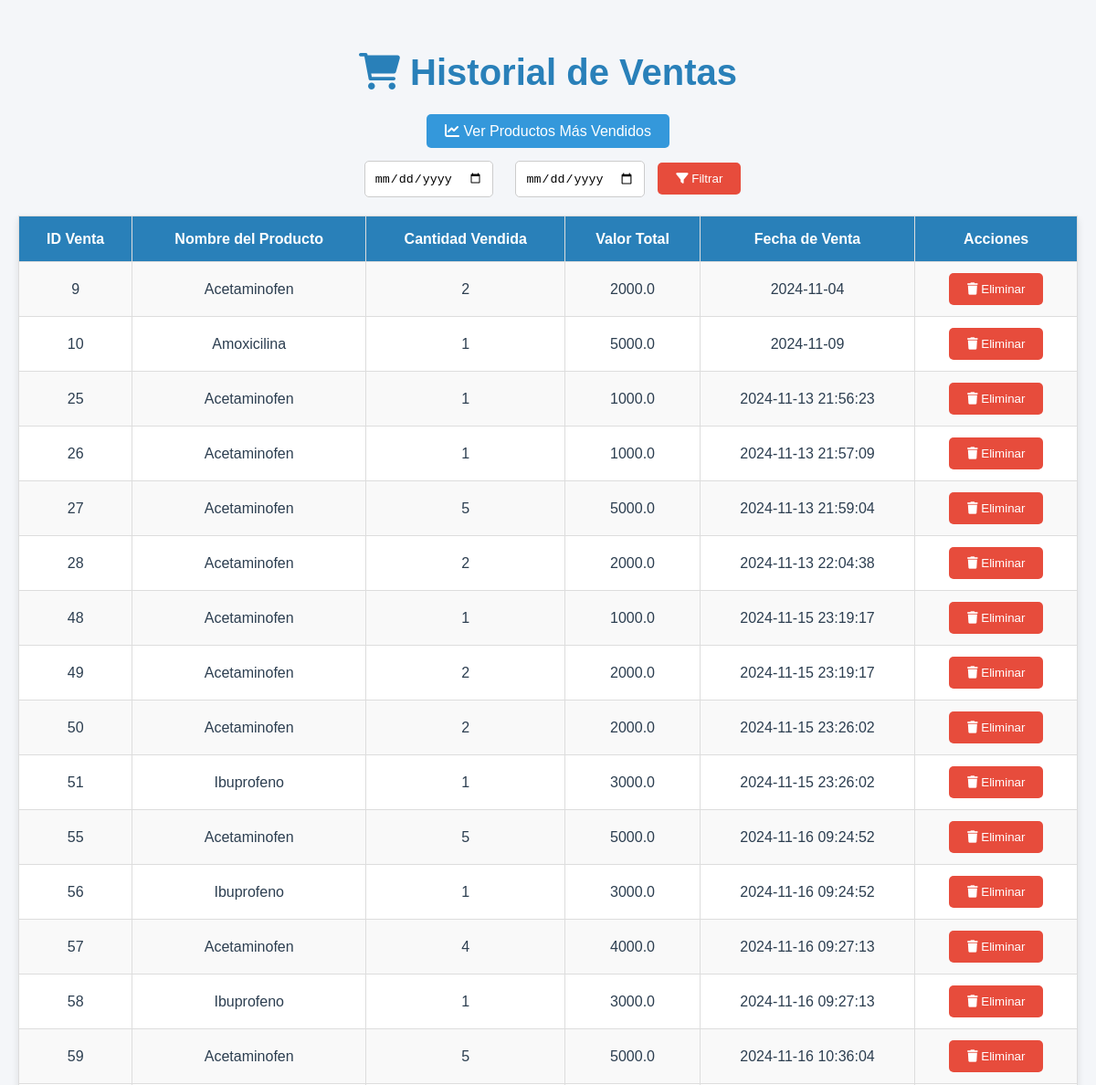
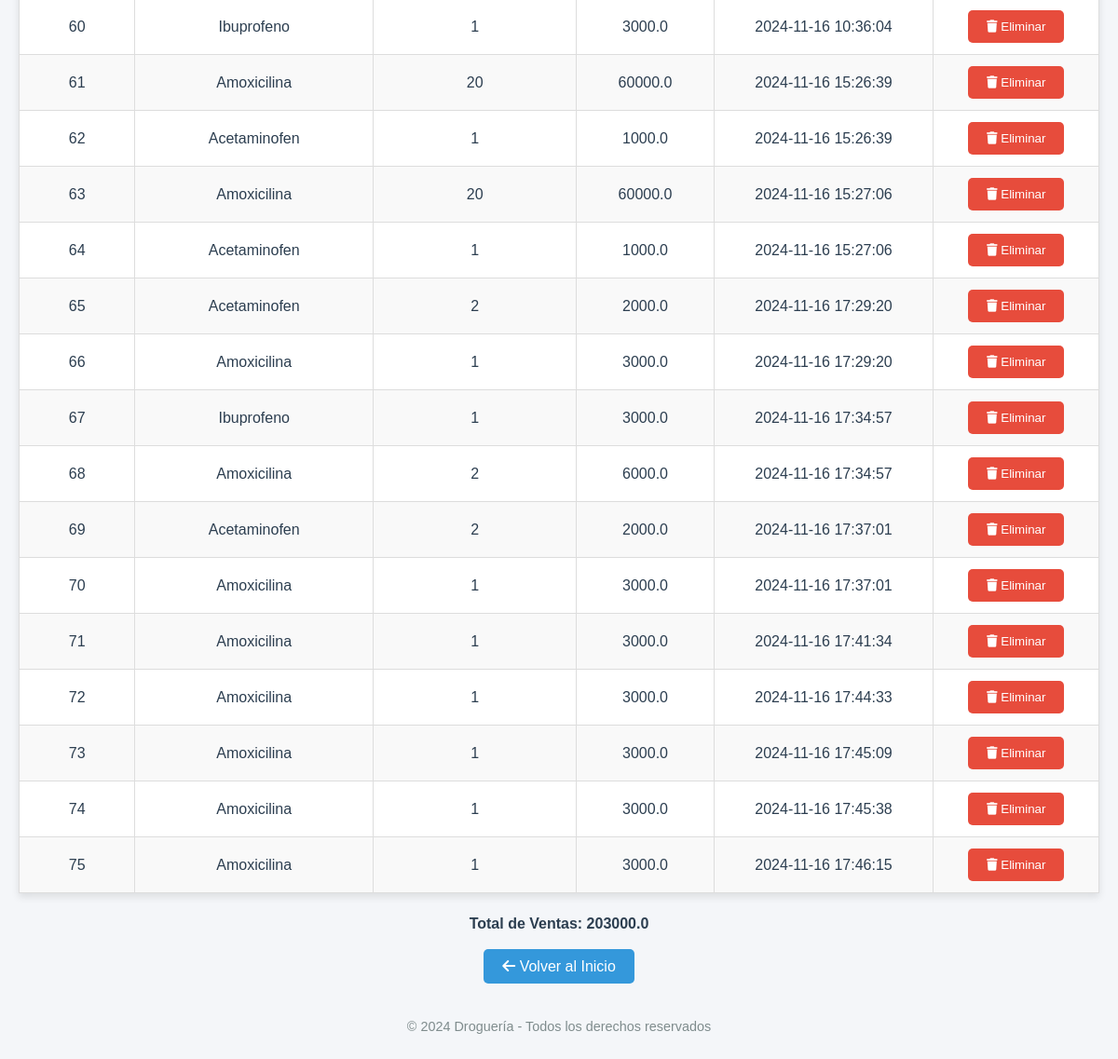
The app's page /historial_ventas with its own data (2 pictures, top to bottom).
### tables this page shows
CREATE TABLE ventas (
    id_venta INTEGER PRIMARY KEY AUTOINCREMENT,
    id_producto INTEGER,
    nombre_producto TEXT,
    cantidad_vendida INTEGER,
    valor_total REAL,
    fecha_venta TIMESTAMP DEFAULT CURRENT_TIMESTAMP,
    FOREIGN KEY (id_producto) REFERENCES inventario (id_producto)
);

### app.py (the view)
@app.route('/historial_ventas', methods=['GET'])
def historial_ventas():
    fecha_inicio = request.args.get('fecha_inicio')
    fecha_fin = request.args.get('fecha_fin')
    with sqlite3.connect('cadena_suministro.db') as conn:
        cursor = conn.cursor()
        if fecha_inicio and fecha_fin:
            cursor.execute('''
                SELECT id_venta, nombre_producto, cantidad_vendida, valor_total, fecha_venta
                FROM ventas
                WHERE fecha_venta BETWEEN ? AND ?
            ''', (fecha_inicio, fecha_fin))
        else:
            cursor.execute('''
                SELECT id_venta, nombre_producto, cantidad_vendida, valor_total, fecha_venta
                FROM ventas
            ''')
        ventas = cursor.fetchall()
        total_ventas = sum(venta[3] for venta in ventas)
    return render_template('historial_ventas.html', ventas=ventas, total_ventas=total_ventas)

### Templates/historial_ventas.html (shortened to what this page needs)
<!DOCTYPE html>
<html lang="es">
<head>
    <link rel="stylesheet" href="https://cdnjs.cloudflare.com/ajax/libs/font-awesome/6.0.0-beta3/css/all.min.css">
</head>
<body>
    <div class="container">
        <h1><i class="fas fa-shopping-cart"></i> Historial de Ventas</h1>
        <div class="ventas-boton">
            <a href="{{ url_for('productos_mas_vendidos') }}"><i class="fas fa-chart-line"></i> Ver Productos Más Vendidos</a>
        </div>
        <div class="filter-form">
            <form method="GET" action="{{ url_for('historial_ventas') }}">
                <input type="date" name="fecha_inicio" placeholder="Fecha Inicio" required>
                <input type="date" name="fecha_fin" placeholder="Fecha Fin" required>
                <button type="submit"><i class="fas fa-filter"></i> Filtrar</button>
            </form>
        </div>
        <table>
            <tr>
                <th>ID Venta</th>
                <th>Nombre del Producto</th>
                <th>Cantidad Vendida</th>
                <th>Valor Total</th>
                <th>Fecha de Venta</th>
                <th>Acciones</th>
            </tr>
            {% for venta in ventas %}
            <tr>
                <td>{{ venta[0] }}</td>
                <td>{{ venta[1] }}</td>
                <td>{{ venta[2] }}</td>
                <td>{{ venta[3] | round(2) }}</td>
                <td>{{ venta[4] }}</td>
                <td>
                    <form action="{{ url_for('eliminar_venta') }}" method="POST" style="display:inline;">
                        <button type="submit" class="delete-button"><i class="fas fa-trash"></i> Eliminar</button>
                    </form>
                </td>
            </tr>
            {% endfor %}
        </table>
        <div class="total-ventas">
            <strong>Total de Ventas: {{ total_ventas | round(2) }}</strong>
        </div>
        <div class="back-button">
            <a href="/"><i class="fas fa-arrow-left"></i> Volver al Inicio</a>
        </div>
    </div>
    <footer>
        <p>&copy; 2024 Droguería - Todos los derechos reservados</p>
    </footer>
</body>
</html>

### Templates/historial_ventas.html (style rules this page uses)
body { background-color: #f4f6f9; color: #2c3e50; font-family: 'Arial', sans-serif; margin: 0; padding: 20px; line-height: 1.6; }
h1 { text-align: center; font-size: 2.5em; color: #2980b9; margin-bottom: 20px; }
table { width: 100%; max-width: 1200px; margin: 20px auto; border-collapse: collapse; background-color: #ffffff; box-shadow: 0 4px 8px rgba(0, 0, 0, 0.1); }
th, td { padding: 12px 15px; text-align: center; border: 1px solid #dddddd; }
th { background-color: #2980b9; color: #ffffff; font-weight: bold; }
tr:nth-child(even) { background-color: #f9f9f9; }
.ventas-boton, .filter-form, .total-ventas, .back-button { text-align: center; margin: 20px 0; }
.ventas-boton a, .back-button a { padding: 10px 20px; background-color: #3498db; color: white; border-radius: 5px; text-decoration: none; font-size: 1em; transition: background-color 0.3s, transform 0.3s; }
input[type="date"], input[type="hidden"] { padding: 10px; border: 1px solid #ccc; border-radius: 5px; margin: 0 10px; }
button[type="submit"] { padding: 10px 20px; background-color: #e74c3c; color: white; border: none; border-radius: 5px; cursor: pointer; transition: background-color 0.3s; }
footer { text-align: center; margin-top: 40px; font-size: 0.9em; color: #7f8c8d; }

### records on screen
ventas: id_venta "9", nombre_producto "Acetaminofen", cantidad_vendida "2", valor_total "2000.0", fecha_venta "2024-11-04"
ventas: id_venta "10", nombre_producto "Amoxicilina", cantidad_vendida "1", valor_total "5000.0", fecha_venta "2024-11-09"
ventas: id_venta "25", nombre_producto "Acetaminofen", cantidad_vendida "1", valor_total "1000.0", fecha_venta "2024-11-13 21:56:23"
ventas: id_venta "26", nombre_producto "Acetaminofen", cantidad_vendida "1", valor_total "1000.0", fecha_venta "2024-11-13 21:57:09"
ventas: id_venta "27", nombre_producto "Acetaminofen", cantidad_vendida "5", valor_total "5000.0", fecha_venta "2024-11-13 21:59:04"
ventas: id_venta "28", nombre_producto "Acetaminofen", cantidad_vendida "2", valor_total "2000.0", fecha_venta "2024-11-13 22:04:38"
ventas: id_venta "48", nombre_producto "Acetaminofen", cantidad_vendida "1", valor_total "1000.0", fecha_venta "2024-11-15 23:19:17"
ventas: id_venta "49", nombre_producto "Acetaminofen", cantidad_vendida "2", valor_total "2000.0", fecha_venta "2024-11-15 23:19:17"
ventas: id_venta "50", nombre_producto "Acetaminofen", cantidad_vendida "2", valor_total "2000.0", fecha_venta "2024-11-15 23:26:02"
ventas: id_venta "51", nombre_producto "Ibuprofeno", cantidad_vendida "1", valor_total "3000.0", fecha_venta "2024-11-15 23:26:02"
ventas: id_venta "55", nombre_producto "Acetaminofen", cantidad_vendida "5", valor_total "5000.0", fecha_venta "2024-11-16 09:24:52"
ventas: id_venta "56", nombre_producto "Ibuprofeno", cantidad_vendida "1", valor_total "3000.0", fecha_venta "2024-11-16 09:24:52"
ventas: id_venta "57", nombre_producto "Acetaminofen", cantidad_vendida "4", valor_total "4000.0", fecha_venta "2024-11-16 09:27:13"
ventas: id_venta "58", nombre_producto "Ibuprofeno", cantidad_vendida "1", valor_total "3000.0", fecha_venta "2024-11-16 09:27:13"
ventas: id_venta "59", nombre_producto "Acetaminofen", cantidad_vendida "5", valor_total "5000.0", fecha_venta "2024-11-16 10:36:04"
ventas: id_venta "60", nombre_producto "Ibuprofeno", cantidad_vendida "1", valor_total "3000.0", fecha_venta "2024-11-16 10:36:04"
ventas: id_venta "61", nombre_producto "Amoxicilina", cantidad_vendida "20", valor_total "60000.0", fecha_venta "2024-11-16 15:26:39"
ventas: id_venta "62", nombre_producto "Acetaminofen", cantidad_vendida "1", valor_total "1000.0", fecha_venta "2024-11-16 15:26:39"
ventas: id_venta "63", nombre_producto "Amoxicilina", cantidad_vendida "20", valor_total "60000.0", fecha_venta "2024-11-16 15:27:06"
ventas: id_venta "64", nombre_producto "Acetaminofen", cantidad_vendida "1", valor_total "1000.0", fecha_venta "2024-11-16 15:27:06"
ventas: id_venta "65", nombre_producto "Acetaminofen", cantidad_vendida "2", valor_total "2000.0", fecha_venta "2024-11-16 17:29:20"
ventas: id_venta "66", nombre_producto "Amoxicilina", cantidad_vendida "1", valor_total "3000.0", fecha_venta "2024-11-16 17:29:20"
ventas: id_venta "67", nombre_producto "Ibuprofeno", cantidad_vendida "1", valor_total "3000.0", fecha_venta "2024-11-16 17:34:57"
ventas: id_venta "68", nombre_producto "Amoxicilina", cantidad_vendida "2", valor_total "6000.0", fecha_venta "2024-11-16 17:34:57"
ventas: id_venta "69", nombre_producto "Acetaminofen", cantidad_vendida "2", valor_total "2000.0", fecha_venta "2024-11-16 17:37:01"
ventas: id_venta "70", nombre_producto "Amoxicilina", cantidad_vendida "1", valor_total "3000.0", fecha_venta "2024-11-16 17:37:01"
ventas: id_venta "71", nombre_producto "Amoxicilina", cantidad_vendida "1", valor_total "3000.0", fecha_venta "2024-11-16 17:41:34"
ventas: id_venta "72", nombre_producto "Amoxicilina", cantidad_vendida "1", valor_total "3000.0", fecha_venta "2024-11-16 17:44:33"
ventas: id_venta "73", nombre_producto "Amoxicilina", cantidad_vendida "1", valor_total "3000.0", fecha_venta "2024-11-16 17:45:09"
ventas: id_venta "74", nombre_producto "Amoxicilina", cantidad_vendida "1", valor_total "3000.0", fecha_venta "2024-11-16 17:45:38"
ventas: id_venta "75", nombre_producto "Amoxicilina", cantidad_vendida "1", valor_total "3000.0", fecha_venta "2024-11-16 17:46:15"

### other values on screen
{{ total_ventas | round(2) }} "203000.0"
